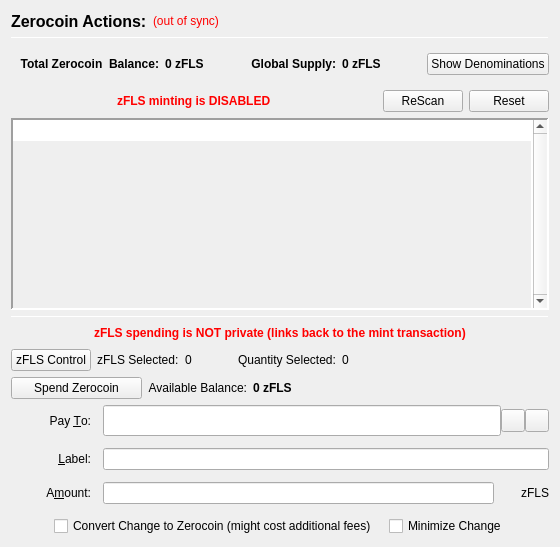
                  <widget class="QFrame" name="verticalFrameLeft">
                   <layout class="QVBoxLayout" name="verticalLayout_2">
                    <item>
                     <layout class="QVBoxLayout" name="verticalLayout_3">
                      <item>
                       <layout class="QHBoxLayout" name="horizontalLayout_3">
                        <item>
                         <widget class="QLabel" name="labelzFLSActions">
                          <property name="font">
                           <font>
                            <pointsize>12</pointsize>
                            <weight>75</weight>
                            <bold>true</bold>
                           </font>
                          </property>
                          <property name="text">
                           <string>Zerocoin Actions:</string>
                          </property>
                          <property name="alignment">
                           <set>Qt::AlignLeading|Qt::AlignLeft|Qt::AlignVCenter</set>
                          </property>
                         </widget>
                        </item>
                        <item>
                         <widget class="QLabel" name="labelzFLSSyncStatus">
                          <property name="toolTip">
                           <string>The displayed information may be out of date. Your wallet automatically synchronizes with the FLS network after a connection is established, but this process has not completed yet.</string>
                          </property>
                          <property name="styleSheet">
                           <string notr="true">QLabel { color: red; }</string>
                          </property>
                          <property name="text">
                           <string notr="true">(out of sync)</string>
                          </property>
                          <property name="alignment">
                           <set>Qt::AlignLeading|Qt::AlignLeft|Qt::AlignVCenter</set>
                          </property>
                         </widget>
                        </item>
                        <item>
                         <spacer name="horizontalSpacer">
                          <property name="orientation">
                           <enum>Qt::Horizontal</enum>
                          </property>
                          <property name="sizeHint" stdset="0">
                           <size>
                            <width>40</width>
                            <height>20</height>
                           </size>
                          </property>
                         </spacer>
                        </item>
                       </layout>
                      </item>
                      <item>
                       <widget class="Line" name="lineUpperLeft">
                        <property name="minimumSize">
                         <size>
                          <width>0</width>
                          <height>1</height>
                         </size>
                        </property>
                        <property name="maximumSize">
                         <size>
                          <width>16777215</width>
                          <height>1</height>
                         </size>
                        </property>
                        <property name="frameShadow">
                         <enum>QFrame::Sunken</enum>
                        </property>
                        <property name="orientation">
                         <enum>Qt::Horizontal</enum>
                        </property>
                       </widget>
                      </item>
                      <item>
                       <widget class="QFrame" name="balanceSupplyFrame">
                        <layout class="QHBoxLayout" name="horizontalLayout_2" stretch="0,0,0,1,0">
                         <property name="rightMargin">
                          <number>0</number>
                         </property>
                         <item>
                          <layout class="QHBoxLayout" name="horizontalLayout_34">
                           <item>
                            <widget class="QLabel" name="labelzAvailableText_3">
                             <property name="font">
                              <font>
                               <weight>75</weight>
                               <bold>true</bold>
                              </font>
                             </property>
                             <property name="toolTip">
                              <string>Total Balance including unconfirmed and immature zFLS</string>
                             </property>
                             <property name="text">
                              <string>Total Zerocoin  Balance:</string>
                             </property>
                             <property name="alignment">
                              <set>Qt::AlignRight|Qt::AlignTrailing|Qt::AlignVCenter</set>
                             </property>
                            </widget>
                           </item>
                           <item>
                            <widget class="QLabel" name="labelzAvailableAmount_4">
                             <property name="minimumSize">
                              <size>
                               <width>40</width>
                               <height>0</height>
                              </size>
                             </property>
                             <property name="font">
                              <font>
                               <weight>75</weight>
                               <bold>true</bold>
                              </font>
                             </property>
                             <property name="toolTip">
                              <string>Total Balance including unconfirmed and immature zFLS</string>
                             </property>
                             <property name="text">
                              <string>0 zFLS</string>
                             </property>
                             <property name="alignment">
                              <set>Qt::AlignLeading|Qt::AlignLeft|Qt::AlignVCenter</set>
                             </property>
                            </widget>
                           </item>
                          </layout>
                         </item>
                         <item>
                          <spacer name="horizontalSpacer_32">
                           <property name="orientation">
                            <enum>Qt::Horizontal</enum>
                           </property>
                           <property name="sizeHint" stdset="0">
                            <size>
                             <width>40</width>
                             <height>20</height>
                            </size>
                           </property>
                          </spacer>
                         </item>
                         <item>
                          <layout class="QHBoxLayout" name="horizontalLayout_35">
                           <item>
                            <widget class="QLabel" name="labelZsupplyText_2">
                             <property name="font">
                              <font>
                               <weight>75</weight>
                               <bold>true</bold>
                              </font>
                             </property>
                             <property name="text">
                              <string>Global Supply:</string>
                             </property>
                             <property name="alignment">
                              <set>Qt::AlignRight|Qt::AlignTrailing|Qt::AlignVCenter</set>
                             </property>
                            </widget>
                           </item>
                           <item>
                            <widget class="QLabel" name="labelZsupplyAmount_2">
                             <property name="font">
                              <font>
                               <weight>75</weight>
                               <bold>true</bold>
                              </font>
                             </property>
                             <property name="text">
                              <string>0 zFLS</string>
                             </property>
                            </widget>
                           </item>
                          </layout>
                         </item>
                         <item>
                          <spacer name="horizontalSpacer_31">
                           <property name="orientation">
                            <enum>Qt::Horizontal</enum>
                           </property>
                           <property name="sizeHint" stdset="0">
                            <size>
                             <width>40</width>
                             <height>20</height>
                            </size>
                           </property>
                          </spacer>
                         </item>
                         <item>
                          <widget class="QPushButton" name="pushButtonShowDenoms">
                           <property name="toolTip">
                            <string>Show zFLS denominations list</string>
                           </property>
                           <property name="text">
                            <string>Show Denominations</string>
                           </property>
                          </widget>
                         </item>
                        </layout>
                       </widget>
                      </item>
                      <item>
                       <layout class="QHBoxLayout" name="horizontalLayout_4">
                        <item>
                         <spacer name="horizontalSpacer_2">
                          <property name="orientation">
                           <enum>Qt::Horizontal</enum>
                          </property>
                          <property name="sizeHint" stdset="0">
                           <size>
                            <width>40</width>
                            <height>20</height>
                           </size>
                          </property>
                         </spacer>
                        </item>
                        <item>
                         <widget class="QLabel" name="label">
                          <property name="styleSheet">
                           <string notr="true">color: red;
font-weight: bold;</string>
                          </property>
                          <property name="text">
                           <string>zFLS minting is DISABLED</string>
                          </property>
                         </widget>
                        </item>
                        <item>
                         <spacer name="horizontalSpacer_3">
                          <property name="orientation">
                           <enum>Qt::Horizontal</enum>
                          </property>
                          <property name="sizeHint" stdset="0">
                           <size>
                            <width>40</width>
                            <height>20</height>
                           </size>
                          </property>
                         </spacer>
                        </item>
                        <item>
                         <widget class="QPushButton" name="pushButtonMintReset">
                          <property name="maximumSize">
                           <size>
                            <width>80</width>
                            <height>16777215</height>
                           </size>
                          </property>
                          <property name="toolTip">
                           <string>Rescan the complete blockchain for  Zerocoin mints and their meta-data.</string>
                          </property>
                          <property name="text">
                           <string>ReScan</string>
                          </property>
                         </widget>
                        </item>
                        <item>
                         <widget class="QPushButton" name="pushButtonSpentReset">
                          <property name="maximumSize">
                           <size>
                            <width>80</width>
                            <height>16777215</height>
                           </size>
                          </property>
                          <property name="toolTip">
                           <string>Reset Zerocoin Wallet DB. Deletes transactions that did not make it into the blockchain.</string>
                          </property>
                          <property name="text">
                           <string>Reset</string>
                          </property>
                         </widget>
                        </item>
                       </layout>
                      </item>
                      <item>
                       <widget class="QPlainTextEdit" name="TEMintStatus">
                        <property name="font">
                         <font>
                          <pointsize>8</pointsize>
                         </font>
                        </property>
                        <property name="toolTip">
                         <string>Status and/or Mesages from the last Mint Action.</string>
                        </property>
                        <property name="frameShape">
                         <enum>QFrame::Panel</enum>
                        </property>
                        <property name="frameShadow">
                         <enum>QFrame::Sunken</enum>
                        </property>
                        <property name="lineWidth">
                         <number>2</number>
                        </property>
                        <property name="midLineWidth">
                         <number>2</number>
                        </property>
                        <property name="verticalScrollBarPolicy">
                         <enum>Qt::ScrollBarAlwaysOn</enum>
                        </property>
                        <property name="horizontalScrollBarPolicy">
                         <enum>Qt::ScrollBarAlwaysOff</enum>
                        </property>
                        <property name="readOnly">
                         <bool>true</bool>
                        </property>
                        <property name="plainText">
                         <string notr="true"/>
                        </property>
                        <property name="backgroundVisible">
                         <bool>true</bool>
                        </property>
                       </widget>
                      </item>
                      <item>
                       <widget class="Line" name="line">
                        <property name="minimumSize">
                         <size>
                          <width>0</width>
                          <height>1</height>
                         </size>
                        </property>
                        <property name="maximumSize">
                         <size>
                          <width>16777215</width>
                          <height>1</height>
                         </size>
                        </property>
                        <property name="orientation">
                         <enum>Qt::Horizontal</enum>
                        </property>
                       </widget>
                      </item>
                      <item>
                       <layout class="QHBoxLayout" name="horizontalLayout_7">
                        <item>
                         <spacer name="horizontalSpacer_18">
                          <property name="orientation">
                           <enum>Qt::Horizontal</enum>
                          </property>
                          <property name="sizeHint" stdset="0">
                           <size>
                            <width>40</width>
                            <height>20</height>
                           </size>
                          </property>
                         </spacer>
                        </item>
                        <item>
                         <widget class="QLabel" name="label_2">
                          <property name="styleSheet">
                           <string notr="true">color: red;
font-weight: bold;</string>
                          </property>
                          <property name="text">
                           <string>zFLS spending is NOT private (links back to the mint transaction)</string>
                          </property>
                         </widget>
                        </item>
                        <item>
                         <spacer name="horizontalSpacer_30">
                          <property name="orientation">
                           <enum>Qt::Horizontal</enum>
                          </property>
                          <property name="sizeHint" stdset="0">
                           <size>
                            <width>40</width>
                            <height>20</height>
                           </size>
                          </property>
                         </spacer>
                        </item>
                       </layout>
                      </item>
                      <item>
                       <layout class="QHBoxLayout" name="horizontalLayout_24">
                        <property name="leftMargin">
                         <number>0</number>
                        </property>
                        <property name="bottomMargin">
                         <number>0</number>
                        </property>
                        <item>
                         <widget class="QPushButton" name="pushButtonZFlsControl">
                          <property name="text">
                           <string>zFLS Control</string>
                          </property>
                         </widget>
                        </item>
                        <item>
                         <widget class="QLabel" name="labelzFlsSelected">
                          <property name="text">
                           <string>zFLS Selected:</string>
                          </property>
                         </widget>
                        </item>
                        <item>
                         <widget class="QLabel" name="labelzFlsSelected_int">
                          <property name="text">
                           <string>0</string>
                          </property>
                         </widget>
                        </item>
                        <item>
                         <spacer name="horizontalSpacer_17">
                          <property name="orientation">
                           <enum>Qt::Horizontal</enum>
                          </property>
                          <property name="sizeType">
                           <enum>QSizePolicy::Fixed</enum>
                          </property>
                          <property name="sizeHint" stdset="0">
                           <size>
                            <width>40</width>
                            <height>20</height>
                           </size>
                          </property>
                         </spacer>
                        </item>
                        <item>
                         <widget class="QLabel" name="labelQuantitySelected">
                          <property name="text">
                           <string>Quantity Selected:</string>
                          </property>
                         </widget>
                        </item>
                        <item>
                         <widget class="QLabel" name="labelQuantitySelected_int">
                          <property name="text">
                           <string>0</string>
                          </property>
                         </widget>
                        </item>
                        <item>
                         <spacer name="horizontalSpacer_19">
                          <property name="orientation">
                           <enum>Qt::Horizontal</enum>
                          </property>
                          <property name="sizeHint" stdset="0">
                           <size>
                            <width>40</width>
                            <height>20</height>
                           </size>
                          </property>
                         </spacer>
                        </item>
                       </layout>
                      </item>
                      <item>
                       <layout class="QHBoxLayout" name="horizontalLayout_6">
                        <item>
                         <widget class="QPushButton" name="pushButtonSpendzFLS">
                          <property name="minimumSize">
                           <size>
                            <width>131</width>
                            <height>0</height>
                           </size>
                          </property>
                          <property name="toolTip">
                           <string>Spend Zerocoin. Without 'Pay To:' address creates payments to yourself.</string>
                          </property>
                          <property name="text">
                           <string>Spend Zerocoin</string>
                          </property>
                         </widget>
                        </item>
                        <item>
                         <widget class="QLabel" name="labelzFLSBalanceText">
                          <property name="toolTip">
                           <string>Available (mature and spendable) zFLS for spending</string>
                          </property>
                          <property name="text">
                           <string>Available Balance:</string>
                          </property>
                          <property name="alignment">
                           <set>Qt::AlignRight|Qt::AlignTrailing|Qt::AlignVCenter</set>
                          </property>
                         </widget>
                        </item>
                        <item>
                         <widget class="QLabel" name="labelzAvailableAmount_2">
                          <property name="font">
                           <font>
                            <weight>75</weight>
                            <bold>true</bold>
                           </font>
                          </property>
                          <property name="toolTip">
                           <string>Available (mature and spendable) zFLS for spending

zFLS are mature when they have more than 20 confirmations AND more than 2 mints of the same denomination after them were minted</string>
                          </property>
                          <property name="text">
                           <string>0 zFLS</string>
                          </property>
                          <property name="alignment">
                           <set>Qt::AlignLeading|Qt::AlignLeft|Qt::AlignVCenter</set>
                          </property>
                         </widget>
                        </item>
                        <item>
                         <spacer name="horizontalSpacer_4">
                          <property name="orientation">
                           <enum>Qt::Horizontal</enum>
                          </property>
                          <property name="sizeHint" stdset="0">
                           <size>
                            <width>40</width>
                            <height>20</height>
                           </size>
                          </property>
                         </spacer>
                        </item>
                       </layout>
                      </item>
                      <item>
                       <layout class="QGridLayout" name="gridLayout_7">
                        <property name="spacing">
                         <number>12</number>
                        </property>
                        <item row="0" column="0">
                         <widget class="QLabel" name="payToLabel">
                          <property name="minimumSize">
                           <size>
                            <width>80</width>
                            <height>0</height>
                           </size>
                          </property>
                          <property name="text">
                           <string>Pay &amp;To:</string>
                          </property>
                          <property name="alignment">
                           <set>Qt::AlignRight|Qt::AlignTrailing|Qt::AlignVCenter</set>
                          </property>
                          <property name="buddy">
                           <cstring>payTo</cstring>
                          </property>
                         </widget>
                        </item>
                        <item row="0" column="1">
                         <layout class="QHBoxLayout" name="payToLayout">
                          <property name="spacing">
                           <number>0</number>
                          </property>
                          <item>
                           <widget class="QValidatedLineEdit" name="payTo">
                            <property name="enabled">
                             <bool>true</bool>
                            </property>
                            <property name="minimumSize">
                             <size>
                              <width>0</width>
                              <height>31</height>
                             </size>
                            </property>
                            <property name="toolTip">
                             <string>The FLS address to send the payment to. Creates local payment to yourself when empty.</string>
                            </property>
                           </widget>
                          </item>
                          <item>
                           <widget class="QToolButton" name="addressBookButton">
                            <property name="toolTip">
                             <string>Choose previously used address</string>
                            </property>
                            <property name="text">
                             <string/>
                            </property>
                            <property name="icon">
                             <iconset resource="../fls.qrc">
                              <normaloff>:/icons/address-book</normaloff>:/icons/address-book</iconset>
                            </property>
                            <property name="shortcut">
                             <string>Alt+A</string>
                            </property>
                           </widget>
                          </item>
                          <item>
                           <widget class="QToolButton" name="pasteButton">
                            <property name="toolTip">
                             <string>Paste address from clipboard</string>
                            </property>
                            <property name="text">
                             <string/>
                            </property>
                            <property name="icon">
                             <iconset resource="../fls.qrc">
                              <normaloff>:/icons/editpaste</normaloff>:/icons/editpaste</iconset>
                            </property>
                            <property name="shortcut">
                             <string>Alt+P</string>
                            </property>
                           </widget>
                          </item>
                         </layout>
                        </item>
                        <item row="1" column="0">
                         <widget class="QLabel" name="labelLabel">
                          <property name="minimumSize">
                           <size>
                            <width>80</width>
                            <height>0</height>
                           </size>
                          </property>
                          <property name="text">
                           <string>&amp;Label:</string>
                          </property>
                          <property name="alignment">
                           <set>Qt::AlignRight|Qt::AlignTrailing|Qt::AlignVCenter</set>
                          </property>
                          <property name="buddy">
                           <cstring>addAsLabel</cstring>
                          </property>
                         </widget>
                        </item>
                        <item row="1" column="1">
                         <widget class="QLineEdit" name="addAsLabel">
                          <property name="toolTip">
                           <string>Enter a label for this address to add it to the list of used addresses</string>
                          </property>
                         </widget>
                        </item>
                        <item row="2" column="0">
                         <widget class="QLabel" name="amountLabel">
                          <property name="minimumSize">
                           <size>
                            <width>80</width>
                            <height>0</height>
                           </size>
                          </property>
                          <property name="text">
                           <string>A&amp;mount:</string>
                          </property>
                          <property name="alignment">
                           <set>Qt::AlignRight|Qt::AlignTrailing|Qt::AlignVCenter</set>
                          </property>
                          <property name="buddy">
                           <cstring>zFLSpayAmount</cstring>
                          </property>
                         </widget>
                        </item>
                        <item row="2" column="1">
                         <layout class="QHBoxLayout" name="horizontalLayout_9">
                          <property name="spacing">
                           <number>0</number>
                          </property>
                          <item>
                           <widget class="QLineEdit" name="zFLSpayAmount"/>
                          </item>
                          <item>
                           <widget class="QLabel" name="labelzFLS">
                            <property name="minimumSize">
                             <size>
                              <width>55</width>
                              <height>0</height>
                             </size>
                            </property>
                            <property name="text">
                             <string>zFLS</string>
                            </property>
                            <property name="alignment">
                             <set>Qt::AlignRight|Qt::AlignTrailing|Qt::AlignVCenter</set>
                            </property>
                           </widget>
                          </item>
                         </layout>
                        </item>
                        <item row="3" column="0" colspan="2">
                         <layout class="QHBoxLayout" name="horizontalLayout_10">
                          <item>
                           <spacer name="horizontalSpacer_5">
                            <property name="orientation">
                             <enum>Qt::Horizontal</enum>
                            </property>
                            <property name="sizeHint" stdset="0">
                             <size>
                              <width>40</width>
                              <height>20</height>
                             </size>
                            </property>
                           </spacer>
                          </item>
                          <item>
                           <widget class="QCheckBox" name="checkBoxMintChange">
                            <property name="sizePolicy">
                             <sizepolicy hsizetype="MinimumExpanding" vsizetype="Fixed">
                              <horstretch>0</horstretch>
                              <verstretch>0</verstretch>
                             </sizepolicy>
                            </property>
                            <property name="layoutDirection">
                             <enum>Qt::LeftToRight</enum>
                            </property>
                            <property name="text">
                             <string>Convert Change to Zerocoin (might cost additional fees)</string>
                            </property>
                           </widget>
                          </item>
                          <item>
                           <widget class="QCheckBox" name="checkBoxMinimizeChange">
                            <property name="toolTip">
                             <string>If checked, the wallet tries to minimize the returning change instead of minimizing the number of spent denominations.</string>
                            </property>
                            <property name="text">
                             <string>Minimize Change</string>
                            </property>
                           </widget>
                          </item>
                          <item>
                           <spacer name="horizontalSpacer_6">
                            <property name="orientation">
                             <enum>Qt::Horizontal</enum>
                            </property>
                            <property name="sizeHint" stdset="0">
                             <size>
                              <width>40</width>
                              <height>20</height>
                             </size>
                            </property>
                           </spacer>
                          </item>
                         </layout>
                        </item>
                       </layout>
                      </item>
                     </layout>
                    </item>
                   </layout>
                  </widget>
